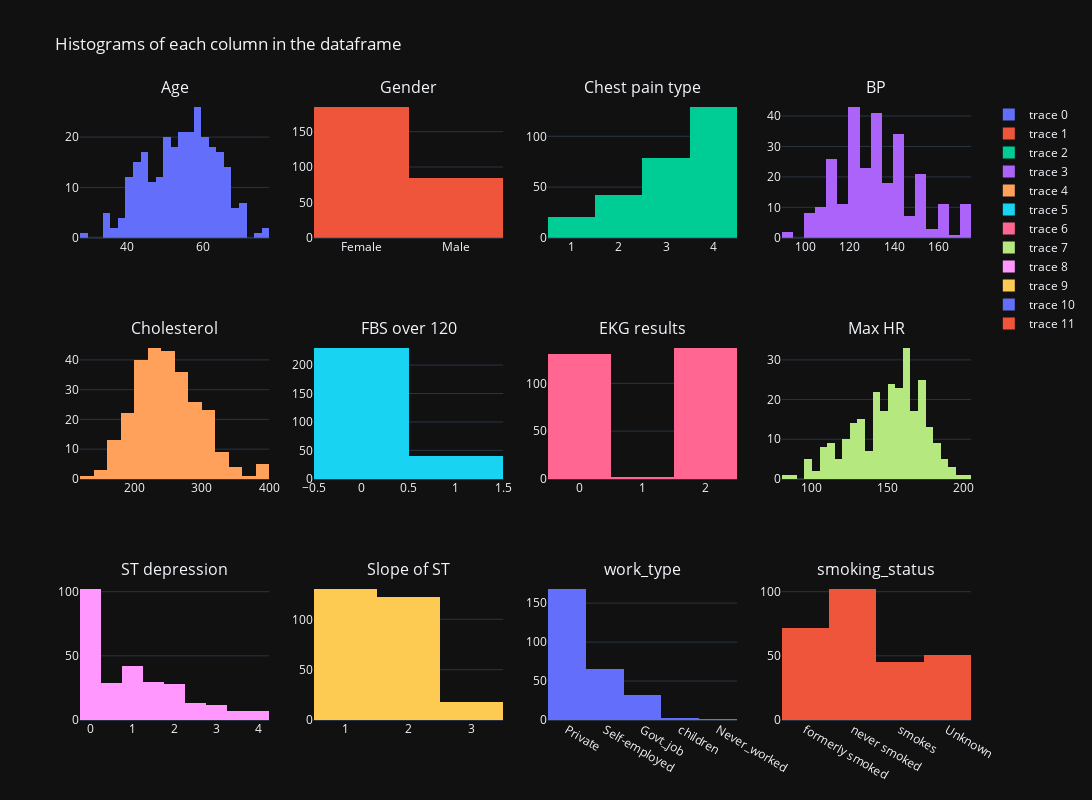

This figure's notebook cell:
### Code cell
# Define the number of rows and columns for the subplots
n_rows = 3
n_cols = 4

# Create a list of column names
cols = df.iloc[:,:-2].columns.tolist()

# Create a figure with subplots using Plotly
fig = make_subplots(rows=n_rows, cols=n_cols, subplot_titles=cols)

# Iterate over the columns of the dataframe and create a histogram for each one
for i, col in enumerate(cols):
    n_row = (i // n_cols) + 1  # Calculate the row index for the current subplot
    n_col = (i % n_cols) + 1   # Calculate the column index for the current subplot
    fig.add_trace(go.Histogram(x=df[col]), row=n_row, col=n_col)  # Create a histogram for the current column

# Set the layout of the figure
fig.update_layout(height=800, width=1300, title_text="Histograms of each column in the dataframe", template = 'plotly_dark')

# Show the figure
fig.show()

### Figure 1 — Plotly figure (JSON) as saved in the notebook; plotly's stock layout.template omitted (floating-point values rounded to 4 significant figures; data arrays with more than 128 entries replaced by an {"elided": "..."} marker saying what was removed)
{"data": [{"type": "histogram", "x": {"elided": "270 int values"}, "xaxis": "x", "yaxis": "y"}, {"type": "histogram", "x": {"elided": "270 str values"}, "xaxis": "x2", "yaxis": "y2"}, {"type": "histogram", "x": {"elided": "270 int values"}, "xaxis": "x3", "yaxis": "y3"}, {"type": "histogram", "x": {"elided": "270 int values"}, "xaxis": "x4", "yaxis": "y4"}, {"type": "histogram", "x": {"elided": "270 float values"}, "xaxis": "x5", "yaxis": "y5"}, {"type": "histogram", "x": {"elided": "270 int values"}, "xaxis": "x6", "yaxis": "y6"}, {"type": "histogram", "x": {"elided": "270 int values"}, "xaxis": "x7", "yaxis": "y7"}, {"type": "histogram", "x": {"elided": "270 float values"}, "xaxis": "x8", "yaxis": "y8"}, {"type": "histogram", "x": {"elided": "270 float values"}, "xaxis": "x9", "yaxis": "y9"}, {"type": "histogram", "x": {"elided": "270 int values"}, "xaxis": "x10", "yaxis": "y10"}, {"type": "histogram", "x": {"elided": "270 str values"}, "xaxis": "x11", "yaxis": "y11"}, {"type": "histogram", "x": {"elided": "270 str values"}, "xaxis": "x12", "yaxis": "y12"}], "layout": {"annotations": [{"font": {"size": 16}, "showarrow": false, "text": "Age", "x": 0.1062, "xanchor": "center", "xref": "paper", "y": 1, "yanchor": "bottom", "yref": "paper"}, {"font": {"size": 16}, "showarrow": false, "text": "Gender", "x": 0.3688, "xanchor": "center", "xref": "paper", "y": 1, "yanchor": "bottom", "yref": "paper"}, {"font": {"size": 16}, "showarrow": false, "text": "Chest pain type", "x": 0.6313, "xanchor": "center", "xref": "paper", "y": 1, "yanchor": "bottom", "yref": "paper"}, {"font": {"size": 16}, "showarrow": false, "text": "BP", "x": 0.8938, "xanchor": "center", "xref": "paper", "y": 1, "yanchor": "bottom", "yref": "paper"}, {"font": {"size": 16}, "showarrow": false, "text": "Cholesterol", "x": 0.1062, "xanchor": "center", "xref": "paper", "y": 0.6111, "yanchor": "bottom", "yref": "paper"}, {"font": {"size": 16}, "showarrow": false, "text": "FBS over 120", "x": 0.3688, "xanchor": "center", "xref": "paper", "y": 0.6111, "yanchor": "bottom", "yref": "paper"}, {"font": {"size": 16}, "showarrow": false, "text": "EKG results", "x": 0.6313, "xanchor": "center", "xref": "paper", "y": 0.6111, "yanchor": "bottom", "yref": "paper"}, {"font": {"size": 16}, "showarrow": false, "text": "Max HR", "x": 0.8938, "xanchor": "center", "xref": "paper", "y": 0.6111, "yanchor": "bottom", "yref": "paper"}, {"font": {"size": 16}, "showarrow": false, "text": "ST depression", "x": 0.1062, "xanchor": "center", "xref": "paper", "y": 0.2222, "yanchor": "bottom", "yref": "paper"}, {"font": {"size": 16}, "showarrow": false, "text": "Slope of ST", "x": 0.3688, "xanchor": "center", "xref": "paper", "y": 0.2222, "yanchor": "bottom", "yref": "paper"}, {"font": {"size": 16}, "showarrow": false, "text": "work_type", "x": 0.6313, "xanchor": "center", "xref": "paper", "y": 0.2222, "yanchor": "bottom", "yref": "paper"}, {"font": {"size": 16}, "showarrow": false, "text": "smoking_status", "x": 0.8938, "xanchor": "center", "xref": "paper", "y": 0.2222, "yanchor": "bottom", "yref": "paper"}], "height": 800, "title": {"text": "Histograms of each column in the dataframe"}, "width": 1300, "xaxis": {"anchor": "y", "domain": [0, 0.2125]}, "xaxis10": {"anchor": "y10", "domain": [0.2625, 0.475]}, "xaxis11": {"anchor": "y11", "domain": [0.525, 0.7375]}, "xaxis12": {"anchor": "y12", "domain": [0.7875, 1]}, "xaxis2": {"anchor": "y2", "domain": [0.2625, 0.475]}, "xaxis3": {"anchor": "y3", "domain": [0.525, 0.7375]}, "xaxis4": {"anchor": "y4", "domain": [0.7875, 1]}, "xaxis5": {"anchor": "y5", "domain": [0, 0.2125]}, "xaxis6": {"anchor": "y6", "domain": [0.2625, 0.475]}, "xaxis7": {"anchor": "y7", "domain": [0.525, 0.7375]}, "xaxis8": {"anchor": "y8", "domain": [0.7875, 1]}, "xaxis9": {"anchor": "y9", "domain": [0, 0.2125]}, "yaxis": {"anchor": "x", "domain": [0.7778, 1]}, "yaxis10": {"anchor": "x10", "domain": [0, 0.2222]}, "yaxis11": {"anchor": "x11", "domain": [0, 0.2222]}, "yaxis12": {"anchor": "x12", "domain": [0, 0.2222]}, "yaxis2": {"anchor": "x2", "domain": [0.7778, 1]}, "yaxis3": {"anchor": "x3", "domain": [0.7778, 1]}, "yaxis4": {"anchor": "x4", "domain": [0.7778, 1]}, "yaxis5": {"anchor": "x5", "domain": [0.3889, 0.6111]}, "yaxis6": {"anchor": "x6", "domain": [0.3889, 0.6111]}, "yaxis7": {"anchor": "x7", "domain": [0.3889, 0.6111]}, "yaxis8": {"anchor": "x8", "domain": [0.3889, 0.6111]}, "yaxis9": {"anchor": "x9", "domain": [0, 0.2222]}}}
